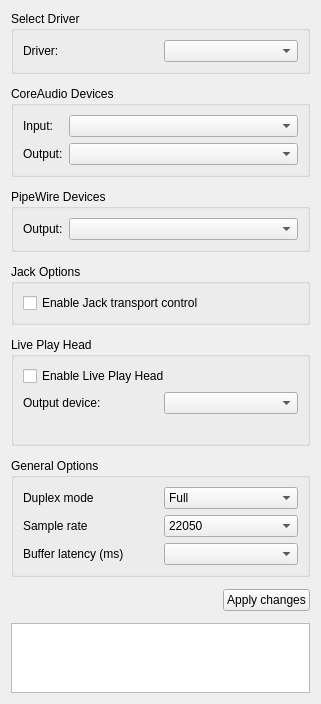
<?xml version="1.0" encoding="UTF-8"?>
<ui version="4.0">
 <class>AudioDriverConfigPage</class>
 <widget class="QWidget" name="AudioDriverConfigPage">
  <property name="geometry">
   <rect>
    <x>0</x>
    <y>0</y>
    <width>321</width>
    <height>517</height>
   </rect>
  </property>
  <property name="windowTitle">
   <string>Form</string>
  </property>
  <layout class="QVBoxLayout" name="verticalLayout_2">
   <property name="spacing">
    <number>12</number>
   </property>
   <item>
    <widget class="QGroupBox" name="groupBox">
     <property name="title">
      <string>Select Driver</string>
     </property>
     <layout class="QHBoxLayout">
      <item>
       <widget class="QLabel" name="label">
        <property name="text">
         <string>Driver:</string>
        </property>
       </widget>
      </item>
      <item>
       <widget class="QComboBox" name="driverCombo"/>
      </item>
     </layout>
    </widget>
   </item>
   <item>
    <widget class="QGroupBox" name="coreAudioDeviceGroupBox">
     <property name="title">
      <string>CoreAudio Devices</string>
     </property>
     <layout class="QFormLayout">
      <item row="0" column="0">
       <widget class="QLabel" name="coreAudioInputLabel">
        <property name="text">
         <string>Input:</string>
        </property>
       </widget>
      </item>
      <item row="0" column="1">
       <widget class="QComboBox" name="coreAudioInputDeviceComboBox"/>
      </item>
      <item row="1" column="0">
       <widget class="QLabel" name="coreAudioOutputLabel">
        <property name="text">
         <string>Output:</string>
        </property>
       </widget>
      </item>
      <item row="1" column="1">
       <widget class="QComboBox" name="coreAudioOutputDeviceComboBox"/>
      </item>
     </layout>
    </widget>
   </item>
   <item>
    <widget class="QGroupBox" name="pipeWireDeviceGroupBox">
     <property name="title">
      <string>PipeWire Devices</string>
     </property>
     <layout class="QFormLayout">
      <item row="0" column="0">
       <widget class="QLabel" name="pipeWireOutputLabel">
        <property name="text">
         <string>Output:</string>
        </property>
       </widget>
      </item>
      <item row="0" column="1">
       <widget class="QComboBox" name="pipeWireOutputDeviceComboBox"/>
      </item>
     </layout>
    </widget>
   </item>
   <item>
    <widget class="QGroupBox" name="jackGroupBox">
     <property name="title">
      <string>Jack Options</string>
     </property>
     <layout class="QVBoxLayout">
      <property name="spacing">
       <number>6</number>
      </property>
      <property name="leftMargin">
       <number>9</number>
      </property>
      <property name="topMargin">
       <number>9</number>
      </property>
      <property name="rightMargin">
       <number>9</number>
      </property>
      <property name="bottomMargin">
       <number>9</number>
      </property>
      <item>
       <widget class="QCheckBox" name="jackTransportCheckBox">
        <property name="text">
         <string>Enable Jack transport control</string>
        </property>
       </widget>
      </item>
     </layout>
    </widget>
   </item>
   <item>
    <widget class="QGroupBox" name="livePlayheadGroupBox">
     <property name="title">
      <string>Live Play Head</string>
     </property>
     <layout class="QVBoxLayout" name="livePlayheadLayout">
      <item>
       <widget class="QCheckBox" name="enableLivePlayheadCheckBox">
        <property name="toolTip">
         <string>Play the session from an independent position to a second output device.  
         Meant for sending to performance speakers while editing ahead with the regular playhead to headphones.</string>
        </property>
        <property name="text">
         <string>Enable Live Play Head</string>
        </property>
       </widget>
      </item>
      <item>
       <layout class="QHBoxLayout" name="livePlayheadDeviceLayout">
        <item>
         <widget class="QLabel" name="livePlayheadDeviceLabel">
          <property name="text">
           <string>Output device:</string>
          </property>
         </widget>
        </item>
        <item>
         <widget class="QComboBox" name="liveOutputDeviceComboBox"/>
        </item>
       </layout>
      </item>
      <item>
       <widget class="QLabel" name="livePlayheadInfoLabel">
        <property name="wordWrap">
         <bool>true</bool>
        </property>
        <property name="text">
         <string/>
        </property>
       </widget>
      </item>
     </layout>
    </widget>
   </item>
   <item>
    <widget class="QGroupBox" name="driverConfigGroupBox">
     <property name="title">
      <string>General Options</string>
     </property>
     <layout class="QVBoxLayout" name="verticalLayout">
      <item>
       <layout class="QHBoxLayout">
        <property name="spacing">
         <number>6</number>
        </property>
        <property name="leftMargin">
         <number>0</number>
        </property>
        <property name="topMargin">
         <number>0</number>
        </property>
        <property name="rightMargin">
         <number>0</number>
        </property>
        <property name="bottomMargin">
         <number>0</number>
        </property>
        <item>
         <widget class="QLabel" name="label_2">
          <property name="toolTip">
           <string>&lt;html&gt;&lt;head&gt;&lt;meta name=&quot;qrichtext&quot; content=&quot;1&quot; /&gt;&lt;style type=&quot;text/css&quot;&gt;
p, li { white-space: pre-wrap; }
&lt;/style&gt;&lt;/head&gt;&lt;body style=&quot; font-family:'Sans Serif'; font-size:9pt; font-weight:400; font-style:normal; text-decoration:none;&quot;&gt;
&lt;p style=&quot; margin-top:0px; margin-bottom:0px; margin-left:0px; margin-right:0px; -qt-block-indent:0; text-indent:0px;&quot;&gt;&lt;span style=&quot; font-weight:600;&quot;&gt;Duplex mode:&lt;/span&gt;&lt;/p&gt;
&lt;p style=&quot; margin-top:0px; margin-bottom:0px; margin-left:0px; margin-right:0px; -qt-block-indent:0; text-indent:0px;&quot;&gt;Defines if both the Playback and Capture buses &lt;/p&gt;
&lt;p style=&quot; margin-top:0px; margin-bottom:0px; margin-left:0px; margin-right:0px; -qt-block-indent:0; text-indent:0px;&quot;&gt;of your soundcard are to be used, &lt;/p&gt;
&lt;p style=&quot; margin-top:0px; margin-bottom:0px; margin-left:0px; margin-right:0px; -qt-block-indent:0; text-indent:0px;&quot;&gt;or only the Playback or Capture bus(es).&lt;/p&gt;&lt;/body&gt;&lt;/html&gt;</string>
          </property>
          <property name="text">
           <string>Duplex mode</string>
          </property>
         </widget>
        </item>
        <item>
         <widget class="QComboBox" name="duplexComboBox">
          <item>
           <property name="text">
            <string>Full</string>
           </property>
          </item>
          <item>
           <property name="text">
            <string>Playback</string>
           </property>
          </item>
          <item>
           <property name="text">
            <string>Capture</string>
           </property>
          </item>
         </widget>
        </item>
       </layout>
      </item>
      <item>
       <layout class="QHBoxLayout">
        <property name="spacing">
         <number>6</number>
        </property>
        <property name="leftMargin">
         <number>0</number>
        </property>
        <property name="topMargin">
         <number>0</number>
        </property>
        <property name="rightMargin">
         <number>0</number>
        </property>
        <property name="bottomMargin">
         <number>0</number>
        </property>
        <item>
         <widget class="QLabel" name="label_2_2">
          <property name="toolTip">
           <string>&lt;html&gt;&lt;head&gt;&lt;meta name=&quot;qrichtext&quot; content=&quot;1&quot; /&gt;&lt;style type=&quot;text/css&quot;&gt;
p, li { white-space: pre-wrap; }
&lt;/style&gt;&lt;/head&gt;&lt;body style=&quot; font-family:'Sans Serif'; font-size:9pt; font-weight:400; font-style:normal; text-decoration:none;&quot;&gt;
&lt;p style=&quot; margin-top:0px; margin-bottom:0px; margin-left:0px; margin-right:0px; -qt-block-indent:0; text-indent:0px;&quot;&gt;&lt;span style=&quot; font-weight:600;&quot;&gt;Sample rate:&lt;/span&gt;&lt;/p&gt;
&lt;p style=&quot; margin-top:0px; margin-bottom:0px; margin-left:0px; margin-right:0px; -qt-block-indent:0; text-indent:0px;&quot;&gt;The sample rate used by the audio card.&lt;/p&gt;
&lt;p style=&quot;-qt-paragraph-type:empty; margin-top:0px; margin-bottom:0px; margin-left:0px; margin-right:0px; -qt-block-indent:0; text-indent:0px;&quot;&gt;&lt;/p&gt;
&lt;p style=&quot; margin-top:0px; margin-bottom:0px; margin-left:0px; margin-right:0px; -qt-block-indent:0; text-indent:0px;&quot;&gt;New projects will use this samplerate as &lt;/p&gt;
&lt;p style=&quot; margin-top:0px; margin-bottom:0px; margin-left:0px; margin-right:0px; -qt-block-indent:0; text-indent:0px;&quot;&gt;the project's sample rate on creation.&lt;/p&gt;&lt;/body&gt;&lt;/html&gt;</string>
          </property>
          <property name="text">
           <string>Sample rate</string>
          </property>
         </widget>
        </item>
        <item>
         <widget class="QComboBox" name="rateComboBox">
          <item>
           <property name="text">
            <string>22050</string>
           </property>
          </item>
          <item>
           <property name="text">
            <string>32000</string>
           </property>
          </item>
          <item>
           <property name="text">
            <string>44100</string>
           </property>
          </item>
          <item>
           <property name="text">
            <string>48000</string>
           </property>
          </item>
          <item>
           <property name="text">
            <string>88200</string>
           </property>
          </item>
          <item>
           <property name="text">
            <string>96000</string>
           </property>
          </item>
         </widget>
        </item>
       </layout>
      </item>
      <item>
       <layout class="QHBoxLayout">
        <property name="spacing">
         <number>6</number>
        </property>
        <property name="leftMargin">
         <number>0</number>
        </property>
        <property name="topMargin">
         <number>0</number>
        </property>
        <property name="rightMargin">
         <number>0</number>
        </property>
        <property name="bottomMargin">
         <number>0</number>
        </property>
        <item>
         <widget class="QLabel" name="label_7">
          <property name="toolTip">
           <string>&lt;html&gt;&lt;head&gt;&lt;meta name=&quot;qrichtext&quot; content=&quot;1&quot; /&gt;&lt;style type=&quot;text/css&quot;&gt;
p, li { white-space: pre-wrap; }
&lt;/style&gt;&lt;/head&gt;&lt;body style=&quot; font-family:'Sans Serif'; font-size:9pt; font-weight:400; font-style:normal; text-decoration:none;&quot;&gt;
&lt;p style=&quot; margin-top:0px; margin-bottom:0px; margin-left:0px; margin-right:0px; -qt-block-indent:0; text-indent:0px;&quot;&gt;&lt;span style=&quot; font-weight:600;&quot;&gt;Buffer latency:&lt;/span&gt;&lt;/p&gt;
&lt;p style=&quot; margin-top:0px; margin-bottom:0px; margin-left:0px; margin-right:0px; -qt-block-indent:0; text-indent:0px;&quot;&gt;The latency introduced by the size of the audio buffers.&lt;/p&gt;
&lt;p style=&quot;-qt-paragraph-type:empty; margin-top:0px; margin-bottom:0px; margin-left:0px; margin-right:0px; -qt-block-indent:0; text-indent:0px;&quot;&gt;&lt;/p&gt;
&lt;p style=&quot; margin-top:0px; margin-bottom:0px; margin-left:0px; margin-right:0px; -qt-block-indent:0; text-indent:0px;&quot;&gt;Some people need low latencies, if you don't need it, &lt;/p&gt;
&lt;p style=&quot; margin-top:0px; margin-bottom:0px; margin-left:0px; margin-right:0px; -qt-block-indent:0; text-indent:0px;&quot;&gt;or don't know what it means, please leave the default setting!&lt;/p&gt;&lt;/body&gt;&lt;/html&gt;</string>
          </property>
          <property name="text">
           <string>Buffer latency (ms)</string>
          </property>
         </widget>
        </item>
        <item>
         <widget class="QComboBox" name="latencyComboBox"/>
        </item>
       </layout>
      </item>
     </layout>
    </widget>
   </item>
   <item>
    <layout class="QHBoxLayout" name="horizontalLayout">
     <item>
      <spacer>
       <property name="orientation">
        <enum>Qt::Horizontal</enum>
       </property>
       <property name="sizeHint" stdset="0">
        <size>
         <width>229</width>
         <height>20</height>
        </size>
       </property>
      </spacer>
     </item>
     <item>
      <widget class="QPushButton" name="restartDriverButton">
       <property name="text">
        <string>Apply changes</string>
       </property>
      </widget>
     </item>
    </layout>
   </item>
   <item>
    <widget class="QTextEdit" name="driverInformationTextEdit"/>
   </item>
   <item>
    <spacer>
     <property name="orientation">
      <enum>Qt::Vertical</enum>
     </property>
     <property name="sizeHint" stdset="0">
      <size>
       <width>20</width>
       <height>40</height>
      </size>
     </property>
    </spacer>
   </item>
  </layout>
 </widget>
 <resources/>
 <connections/>
</ui>
